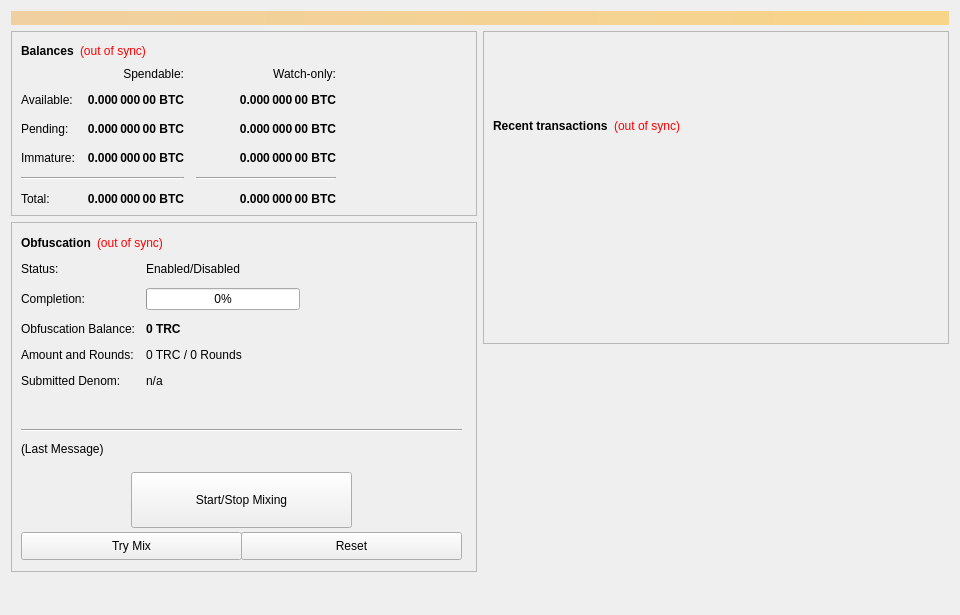
<?xml version="1.0" encoding="UTF-8"?>
<ui version="4.0">
 <class>OverviewPage</class>
 <widget class="QWidget" name="OverviewPage">
  <property name="geometry">
   <rect>
    <x>0</x>
    <y>0</y>
    <width>960</width>
    <height>615</height>
   </rect>
  </property>
  <property name="minimumSize">
   <size>
    <width>960</width>
    <height>0</height>
   </size>
  </property>
  <property name="windowTitle">
   <string>Form</string>
  </property>
  <layout class="QVBoxLayout" name="topLayout">
   <item>
    <widget class="QLabel" name="labelAlerts">
     <property name="visible">
      <bool>false</bool>
     </property>
     <property name="styleSheet">
      <string notr="true">background-color: qlineargradient(x1: 0, y1: 0, x2: 1, y2: 0, stop:0 #F0D0A0, stop:1 #F8D488); color:#000000;</string>
     </property>
     <property name="wordWrap">
      <bool>true</bool>
     </property>
     <property name="margin">
      <number>3</number>
     </property>
    </widget>
   </item>
   <item>
    <layout class="QHBoxLayout" name="horizontalLayout" stretch="1,1">
     <item>
      <layout class="QVBoxLayout" name="verticalLayout_2">
       <item>
        <widget class="QFrame" name="frame">
         <property name="frameShape">
          <enum>QFrame::StyledPanel</enum>
         </property>
         <property name="frameShadow">
          <enum>QFrame::Raised</enum>
         </property>
         <layout class="QVBoxLayout" name="verticalLayout_4">
          <item>
           <layout class="QHBoxLayout" name="horizontalLayout_4">
            <item>
             <widget class="QLabel" name="label_5">
              <property name="font">
               <font>
                <weight>75</weight>
                <bold>true</bold>
               </font>
              </property>
              <property name="text">
               <string>Balances</string>
              </property>
             </widget>
            </item>
            <item>
             <widget class="QLabel" name="labelWalletStatus">
              <property name="cursor">
               <cursorShape>WhatsThisCursor</cursorShape>
              </property>
              <property name="toolTip">
               <string>The displayed information may be out of date. Your wallet automatically synchronizes with the TorkilCoin network after a connection is established, but this process has not completed yet.</string>
              </property>
              <property name="styleSheet">
               <string notr="true">QLabel { color: red; }</string>
              </property>
              <property name="text">
               <string notr="true">(out of sync)</string>
              </property>
              <property name="alignment">
               <set>Qt::AlignLeading|Qt::AlignLeft|Qt::AlignVCenter</set>
              </property>
             </widget>
            </item>
            <item>
             <spacer name="horizontalSpacer_3">
              <property name="orientation">
               <enum>Qt::Horizontal</enum>
              </property>
              <property name="sizeHint" stdset="0">
               <size>
                <width>40</width>
                <height>20</height>
               </size>
              </property>
             </spacer>
            </item>
           </layout>
          </item>
          <item>
           <layout class="QGridLayout" name="gridLayout">
            <property name="spacing">
             <number>12</number>
            </property>
            <item row="2" column="2">
             <widget class="QLabel" name="labelWatchPending">
              <property name="font">
               <font>
                <weight>75</weight>
                <bold>true</bold>
               </font>
              </property>
              <property name="cursor">
               <cursorShape>IBeamCursor</cursorShape>
              </property>
              <property name="toolTip">
               <string>Unconfirmed transactions to watch-only addresses</string>
              </property>
              <property name="text">
               <string notr="true">0.000 000 00 BTC</string>
              </property>
              <property name="alignment">
               <set>Qt::AlignRight|Qt::AlignTrailing|Qt::AlignVCenter</set>
              </property>
              <property name="textInteractionFlags">
               <set>Qt::LinksAccessibleByMouse|Qt::TextSelectableByKeyboard|Qt::TextSelectableByMouse</set>
              </property>
             </widget>
            </item>
            <item row="2" column="1">
             <widget class="QLabel" name="labelUnconfirmed">
              <property name="font">
               <font>
                <weight>75</weight>
                <bold>true</bold>
               </font>
              </property>
              <property name="cursor">
               <cursorShape>IBeamCursor</cursorShape>
              </property>
              <property name="toolTip">
               <string>Total of transactions that have yet to be confirmed, and do not yet count toward the spendable balance</string>
              </property>
              <property name="text">
               <string notr="true">0.000 000 00 BTC</string>
              </property>
              <property name="alignment">
               <set>Qt::AlignRight|Qt::AlignTrailing|Qt::AlignVCenter</set>
              </property>
              <property name="textInteractionFlags">
               <set>Qt::LinksAccessibleByMouse|Qt::TextSelectableByKeyboard|Qt::TextSelectableByMouse</set>
              </property>
             </widget>
            </item>
            <item row="3" column="2">
             <widget class="QLabel" name="labelWatchImmature">
              <property name="font">
               <font>
                <weight>75</weight>
                <bold>true</bold>
               </font>
              </property>
              <property name="cursor">
               <cursorShape>IBeamCursor</cursorShape>
              </property>
              <property name="toolTip">
               <string>Staked or masternode rewards in watch-only addresses that has not yet matured</string>
              </property>
              <property name="text">
               <string notr="true">0.000 000 00 BTC</string>
              </property>
              <property name="alignment">
               <set>Qt::AlignRight|Qt::AlignTrailing|Qt::AlignVCenter</set>
              </property>
              <property name="textInteractionFlags">
               <set>Qt::LinksAccessibleByMouse|Qt::TextSelectableByKeyboard|Qt::TextSelectableByMouse</set>
              </property>
             </widget>
            </item>
            <item row="4" column="0" colspan="2">
             <widget class="Line" name="lineSpendableBalance">
              <property name="orientation">
               <enum>Qt::Horizontal</enum>
              </property>
             </widget>
            </item>
            <item row="4" column="2">
             <widget class="Line" name="lineWatchBalance">
              <property name="sizePolicy">
               <sizepolicy hsizetype="Preferred" vsizetype="Fixed">
                <horstretch>0</horstretch>
                <verstretch>0</verstretch>
               </sizepolicy>
              </property>
              <property name="minimumSize">
               <size>
                <width>140</width>
                <height>0</height>
               </size>
              </property>
              <property name="orientation">
               <enum>Qt::Horizontal</enum>
              </property>
             </widget>
            </item>
            <item row="5" column="0">
             <widget class="QLabel" name="labelTotalText">
              <property name="text">
               <string>Total:</string>
              </property>
             </widget>
            </item>
            <item row="3" column="1">
             <widget class="QLabel" name="labelImmature">
              <property name="font">
               <font>
                <weight>75</weight>
                <bold>true</bold>
               </font>
              </property>
              <property name="cursor">
               <cursorShape>IBeamCursor</cursorShape>
              </property>
              <property name="toolTip">
               <string>Staked or masternode rewards that has not yet matured</string>
              </property>
              <property name="text">
               <string notr="true">0.000 000 00 BTC</string>
              </property>
              <property name="alignment">
               <set>Qt::AlignRight|Qt::AlignTrailing|Qt::AlignVCenter</set>
              </property>
              <property name="textInteractionFlags">
               <set>Qt::LinksAccessibleByMouse|Qt::TextSelectableByKeyboard|Qt::TextSelectableByMouse</set>
              </property>
             </widget>
            </item>
            <item row="2" column="3">
             <spacer name="horizontalSpacer_2">
              <property name="orientation">
               <enum>Qt::Horizontal</enum>
              </property>
              <property name="sizeHint" stdset="0">
               <size>
                <width>40</width>
                <height>20</height>
               </size>
              </property>
             </spacer>
            </item>
            <item row="3" column="0">
             <widget class="QLabel" name="labelImmatureText">
              <property name="text">
               <string>Immature:</string>
              </property>
             </widget>
            </item>
            <item row="5" column="1">
             <widget class="QLabel" name="labelTotal">
              <property name="font">
               <font>
                <weight>75</weight>
                <bold>true</bold>
               </font>
              </property>
              <property name="cursor">
               <cursorShape>IBeamCursor</cursorShape>
              </property>
              <property name="toolTip">
               <string>Your current total balance</string>
              </property>
              <property name="text">
               <string notr="true">0.000 000 00 BTC</string>
              </property>
              <property name="alignment">
               <set>Qt::AlignRight|Qt::AlignTrailing|Qt::AlignVCenter</set>
              </property>
              <property name="textInteractionFlags">
               <set>Qt::LinksAccessibleByMouse|Qt::TextSelectableByKeyboard|Qt::TextSelectableByMouse</set>
              </property>
             </widget>
            </item>
            <item row="5" column="2">
             <widget class="QLabel" name="labelWatchTotal">
              <property name="font">
               <font>
                <weight>75</weight>
                <bold>true</bold>
               </font>
              </property>
              <property name="cursor">
               <cursorShape>IBeamCursor</cursorShape>
              </property>
              <property name="toolTip">
               <string>Current total balance in watch-only addresses</string>
              </property>
              <property name="text">
               <string notr="true">0.000 000 00 BTC</string>
              </property>
              <property name="alignment">
               <set>Qt::AlignRight|Qt::AlignTrailing|Qt::AlignVCenter</set>
              </property>
              <property name="textInteractionFlags">
               <set>Qt::LinksAccessibleByMouse|Qt::TextSelectableByKeyboard|Qt::TextSelectableByMouse</set>
              </property>
             </widget>
            </item>
            <item row="0" column="2">
             <widget class="QLabel" name="labelWatchonly">
              <property name="text">
               <string>Watch-only:</string>
              </property>
              <property name="alignment">
               <set>Qt::AlignRight|Qt::AlignTrailing|Qt::AlignVCenter</set>
              </property>
             </widget>
            </item>
            <item row="1" column="0">
             <widget class="QLabel" name="labelBalanceText">
              <property name="text">
               <string>Available:</string>
              </property>
             </widget>
            </item>
            <item row="1" column="1">
             <widget class="QLabel" name="labelBalance">
              <property name="font">
               <font>
                <weight>75</weight>
                <bold>true</bold>
               </font>
              </property>
              <property name="cursor">
               <cursorShape>IBeamCursor</cursorShape>
              </property>
              <property name="toolTip">
               <string>Your current spendable balance</string>
              </property>
              <property name="text">
               <string notr="true">0.000 000 00 BTC</string>
              </property>
              <property name="alignment">
               <set>Qt::AlignRight|Qt::AlignTrailing|Qt::AlignVCenter</set>
              </property>
              <property name="textInteractionFlags">
               <set>Qt::LinksAccessibleByMouse|Qt::TextSelectableByKeyboard|Qt::TextSelectableByMouse</set>
              </property>
             </widget>
            </item>
            <item row="1" column="2">
             <widget class="QLabel" name="labelWatchAvailable">
              <property name="font">
               <font>
                <weight>75</weight>
                <bold>true</bold>
               </font>
              </property>
              <property name="cursor">
               <cursorShape>IBeamCursor</cursorShape>
              </property>
              <property name="toolTip">
               <string>Your current balance in watch-only addresses</string>
              </property>
              <property name="text">
               <string notr="true">0.000 000 00 BTC</string>
              </property>
              <property name="alignment">
               <set>Qt::AlignRight|Qt::AlignTrailing|Qt::AlignVCenter</set>
              </property>
              <property name="textInteractionFlags">
               <set>Qt::LinksAccessibleByMouse|Qt::TextSelectableByKeyboard|Qt::TextSelectableByMouse</set>
              </property>
             </widget>
            </item>
            <item row="2" column="0">
             <widget class="QLabel" name="labelPendingText">
              <property name="text">
               <string>Pending:</string>
              </property>
             </widget>
            </item>
            <item row="0" column="1">
             <widget class="QLabel" name="labelSpendable">
              <property name="text">
               <string>Spendable:</string>
              </property>
              <property name="alignment">
               <set>Qt::AlignRight|Qt::AlignTrailing|Qt::AlignVCenter</set>
              </property>
             </widget>
            </item>
           </layout>
          </item>
         </layout>
        </widget>
       </item>
       <item>
        <widget class="QFrame" name="frameObfuscation">
         <property name="minimumSize">
          <size>
           <width>0</width>
           <height>350</height>
          </size>
         </property>
         <property name="layoutDirection">
          <enum>Qt::LeftToRight</enum>
         </property>
         <property name="frameShape">
          <enum>QFrame::StyledPanel</enum>
         </property>
         <property name="frameShadow">
          <enum>QFrame::Raised</enum>
         </property>
         <widget class="QWidget" name="formLayoutWidget">
          <property name="geometry">
           <rect>
            <x>10</x>
            <y>40</y>
            <width>451</width>
            <height>161</height>
           </rect>
          </property>
          <layout class="QFormLayout" name="formLayout">
           <property name="fieldGrowthPolicy">
            <enum>QFormLayout::AllNonFixedFieldsGrow</enum>
           </property>
           <property name="horizontalSpacing">
            <number>11</number>
           </property>
           <property name="verticalSpacing">
            <number>12</number>
           </property>
           <item row="0" column="0">
            <widget class="QLabel" name="label_6">
             <property name="text">
              <string>Status:</string>
             </property>
            </widget>
           </item>
           <item row="1" column="0">
            <widget class="QLabel" name="label_7">
             <property name="text">
              <string>Completion:</string>
             </property>
            </widget>
           </item>
           <item row="1" column="1">
            <widget class="QProgressBar" name="obfuscationProgress">
             <property name="maximumSize">
              <size>
               <width>154</width>
               <height>16777215</height>
              </size>
             </property>
             <property name="value">
              <number>0</number>
             </property>
            </widget>
           </item>
           <item row="2" column="0">
            <widget class="QLabel" name="labelAnonymizedText">
             <property name="text">
              <string>Obfuscation Balance:</string>
             </property>
            </widget>
           </item>
           <item row="2" column="1">
            <widget class="QLabel" name="labelAnonymized">
             <property name="font">
              <font>
               <weight>75</weight>
               <bold>true</bold>
              </font>
             </property>
             <property name="text">
              <string notr="true">0 TRC</string>
             </property>
            </widget>
           </item>
           <item row="3" column="0">
            <widget class="QLabel" name="label_8">
             <property name="text">
              <string>Amount and Rounds:</string>
             </property>
            </widget>
           </item>
           <item row="3" column="1">
            <widget class="QLabel" name="labelAmountRounds">
             <property name="text">
              <string>0 TRC / 0 Rounds</string>
             </property>
            </widget>
           </item>
           <item row="4" column="0">
            <widget class="QLabel" name="label_9">
             <property name="text">
              <string>Submitted Denom:</string>
             </property>
            </widget>
           </item>
           <item row="4" column="1">
            <widget class="QLabel" name="labelSubmittedDenom">
             <property name="toolTip">
              <string>The denominations you submitted to the Masternode.&lt;br&gt;To mix, other users must submit the exact same denominations.</string>
             </property>
             <property name="text">
              <string>n/a</string>
             </property>
            </widget>
           </item>
           <item row="0" column="1">
            <widget class="QLabel" name="obfuscationEnabled">
             <property name="text">
              <string>Enabled/Disabled</string>
             </property>
            </widget>
           </item>
          </layout>
         </widget>
         <widget class="QPushButton" name="runAutoDenom">
          <property name="geometry">
           <rect>
            <x>251</x>
            <y>17</y>
            <width>1</width>
            <height>1</height>
           </rect>
          </property>
          <property name="palette">
           <palette>
            <active>
             <colorrole role="WindowText">
              <brush brushstyle="SolidPattern">
               <color alpha="255">
                <red>0</red>
                <green>0</green>
                <blue>0</blue>
               </color>
              </brush>
             </colorrole>
             <colorrole role="Button">
              <brush brushstyle="SolidPattern">
               <color alpha="255">
                <red>239</red>
                <green>238</green>
                <blue>238</blue>
               </color>
              </brush>
             </colorrole>
             <colorrole role="Light">
              <brush brushstyle="SolidPattern">
               <color alpha="255">
                <red>255</red>
                <green>255</green>
                <blue>255</blue>
               </color>
              </brush>
             </colorrole>
             <colorrole role="Midlight">
              <brush brushstyle="SolidPattern">
               <color alpha="255">
                <red>247</red>
                <green>246</green>
                <blue>246</blue>
               </color>
              </brush>
             </colorrole>
             <colorrole role="Dark">
              <brush brushstyle="SolidPattern">
               <color alpha="255">
                <red>119</red>
                <green>119</green>
                <blue>119</blue>
               </color>
              </brush>
             </colorrole>
             <colorrole role="Mid">
              <brush brushstyle="SolidPattern">
               <color alpha="255">
                <red>159</red>
                <green>159</green>
                <blue>159</blue>
               </color>
              </brush>
             </colorrole>
             <colorrole role="Text">
              <brush brushstyle="SolidPattern">
               <color alpha="255">
                <red>0</red>
                <green>0</green>
                <blue>0</blue>
               </color>
              </brush>
             </colorrole>
             <colorrole role="BrightText">
              <brush brushstyle="SolidPattern">
               <color alpha="255">
                <red>255</red>
                <green>255</green>
                <blue>255</blue>
               </color>
              </brush>
             </colorrole>
             <colorrole role="ButtonText">
              <brush brushstyle="SolidPattern">
               <color alpha="255">
                <red>0</red>
                <green>0</green>
                <blue>0</blue>
               </color>
              </brush>
             </colorrole>
             <colorrole role="Base">
              <brush brushstyle="SolidPattern">
               <color alpha="255">
                <red>255</red>
                <green>255</green>
                <blue>255</blue>
               </color>
              </brush>
             </colorrole>
             <colorrole role="Window">
              <brush brushstyle="SolidPattern">
               <color alpha="255">
                <red>239</red>
                <green>238</green>
                <blue>238</blue>
               </color>
              </brush>
             </colorrole>
             <colorrole role="Shadow">
              <brush brushstyle="SolidPattern">
               <color alpha="255">
                <red>0</red>
                <green>0</green>
                <blue>0</blue>
               </color>
              </brush>
             </colorrole>
             <colorrole role="AlternateBase">
              <brush brushstyle="SolidPattern">
               <color alpha="255">
                <red>247</red>
                <green>246</green>
                <blue>246</blue>
               </color>
              </brush>
             </colorrole>
             <colorrole role="ToolTipBase">
              <brush brushstyle="SolidPattern">
               <color alpha="255">
                <red>255</red>
                <green>255</green>
                <blue>220</blue>
               </color>
              </brush>
             </colorrole>
             <colorrole role="ToolTipText">
              <brush brushstyle="SolidPattern">
               <color alpha="255">
                <red>0</red>
                <green>0</green>
                <blue>0</blue>
               </color>
              </brush>
             </colorrole>
            </active>
            <inactive>
             <colorrole role="WindowText">
              <brush brushstyle="SolidPattern">
               <color alpha="255">
                <red>0</red>
                <green>0</green>
                <blue>0</blue>
               </color>
              </brush>
             </colorrole>
             <colorrole role="Button">
              <brush brushstyle="SolidPattern">
               <color alpha="255">
                <red>239</red>
                <green>238</green>
                <blue>238</blue>
               </color>
              </brush>
             </colorrole>
             <colorrole role="Light">
              <brush brushstyle="SolidPattern">
               <color alpha="255">
                <red>255</red>
                <green>255</green>
                <blue>255</blue>
               </color>
              </brush>
             </colorrole>
             <colorrole role="Midlight">
              <brush brushstyle="SolidPattern">
               <color alpha="255">
                <red>247</red>
                <green>246</green>
                <blue>246</blue>
               </color>
              </brush>
             </colorrole>
             <colorrole role="Dark">
              <brush brushstyle="SolidPattern">
               <color alpha="255">
                <red>119</red>
                <green>119</green>
                <blue>119</blue>
               </color>
              </brush>
             </colorrole>
             <colorrole role="Mid">
              <brush brushstyle="SolidPattern">
               <color alpha="255">
                <red>159</red>
                <green>159</green>
                <blue>159</blue>
               </color>
              </brush>
             </colorrole>
             <colorrole role="Text">
              <brush brushstyle="SolidPattern">
               <color alpha="255">
                <red>0</red>
                <green>0</green>
                <blue>0</blue>
               </color>
              </brush>
             </colorrole>
             <colorrole role="BrightText">
              <brush brushstyle="SolidPattern">
               <color alpha="255">
                <red>255</red>
                <green>255</green>
                <blue>255</blue>
               </color>
              </brush>
             </colorrole>
             <colorrole role="ButtonText">
              <brush brushstyle="SolidPattern">
               <color alpha="255">
                <red>0</red>
                <green>0</green>
                <blue>0</blue>
               </color>
              </brush>
             </colorrole>
             <colorrole role="Base">
              <brush brushstyle="SolidPattern">
               <color alpha="255">
                <red>255</red>
                <green>255</green>
                <blue>255</blue>
               </color>
              </brush>
             </colorrole>
             <colorrole role="Window">
              <brush brushstyle="SolidPattern">
               <color alpha="255">
                <red>239</red>
                <green>238</green>
                <blue>238</blue>
               </color>
              </brush>
             </colorrole>
             <colorrole role="Shadow">
              <brush brushstyle="SolidPattern">
               <color alpha="255">
                <red>0</red>
                <green>0</green>
                <blue>0</blue>
               </color>
              </brush>
             </colorrole>
             <colorrole role="AlternateBase">
              <brush brushstyle="SolidPattern">
               <color alpha="255">
                <red>247</red>
                <green>246</green>
                <blue>246</blue>
               </color>
              </brush>
             </colorrole>
             <colorrole role="ToolTipBase">
              <brush brushstyle="SolidPattern">
               <color alpha="255">
                <red>255</red>
                <green>255</green>
                <blue>220</blue>
               </color>
              </brush>
             </colorrole>
             <colorrole role="ToolTipText">
              <brush brushstyle="SolidPattern">
               <color alpha="255">
                <red>0</red>
                <green>0</green>
                <blue>0</blue>
               </color>
              </brush>
             </colorrole>
            </inactive>
            <disabled>
             <colorrole role="WindowText">
              <brush brushstyle="SolidPattern">
               <color alpha="255">
                <red>119</red>
                <green>119</green>
                <blue>119</blue>
               </color>
              </brush>
             </colorrole>
             <colorrole role="Button">
              <brush brushstyle="SolidPattern">
               <color alpha="255">
                <red>239</red>
                <green>238</green>
                <blue>238</blue>
               </color>
              </brush>
             </colorrole>
             <colorrole role="Light">
              <brush brushstyle="SolidPattern">
               <color alpha="255">
                <red>255</red>
                <green>255</green>
                <blue>255</blue>
               </color>
              </brush>
             </colorrole>
             <colorrole role="Midlight">
              <brush brushstyle="SolidPattern">
               <color alpha="255">
                <red>247</red>
                <green>246</green>
                <blue>246</blue>
               </color>
              </brush>
             </colorrole>
             <colorrole role="Dark">
              <brush brushstyle="SolidPattern">
               <color alpha="255">
                <red>119</red>
                <green>119</green>
                <blue>119</blue>
               </color>
              </brush>
             </colorrole>
             <colorrole role="Mid">
              <brush brushstyle="SolidPattern">
               <color alpha="255">
                <red>159</red>
                <green>159</green>
                <blue>159</blue>
               </color>
              </brush>
             </colorrole>
             <colorrole role="Text">
              <brush brushstyle="SolidPattern">
               <color alpha="255">
                <red>119</red>
                <green>119</green>
                <blue>119</blue>
               </color>
              </brush>
             </colorrole>
             <colorrole role="BrightText">
              <brush brushstyle="SolidPattern">
               <color alpha="255">
                <red>255</red>
                <green>255</green>
                <blue>255</blue>
               </color>
              </brush>
             </colorrole>
             <colorrole role="ButtonText">
              <brush brushstyle="SolidPattern">
               <color alpha="255">
                <red>119</red>
                <green>119</green>
                <blue>119</blue>
               </color>
              </brush>
             </colorrole>
             <colorrole role="Base">
              <brush brushstyle="SolidPattern">
               <color alpha="255">
                <red>239</red>
                <green>238</green>
                <blue>238</blue>
               </color>
              </brush>
             </colorrole>
             <colorrole role="Window">
              <brush brushstyle="SolidPattern">
               <color alpha="255">
                <red>239</red>
                <green>238</green>
                <blue>238</blue>
               </color>
              </brush>
             </colorrole>
             <colorrole role="Shadow">
              <brush brushstyle="SolidPattern">
               <color alpha="255">
                <red>0</red>
                <green>0</green>
                <blue>0</blue>
               </color>
              </brush>
             </colorrole>
             <colorrole role="AlternateBase">
              <brush brushstyle="SolidPattern">
               <color alpha="255">
                <red>239</red>
                <green>238</green>
                <blue>238</blue>
               </color>
              </brush>
             </colorrole>
             <colorrole role="ToolTipBase">
              <brush brushstyle="SolidPattern">
               <color alpha="255">
                <red>255</red>
                <green>255</green>
                <blue>220</blue>
               </color>
              </brush>
             </colorrole>
             <colorrole role="ToolTipText">
              <brush brushstyle="SolidPattern">
               <color alpha="255">
                <red>0</red>
                <green>0</green>
                <blue>0</blue>
               </color>
              </brush>
             </colorrole>
            </disabled>
           </palette>
          </property>
          <property name="focusPolicy">
           <enum>Qt::NoFocus</enum>
          </property>
          <property name="autoFillBackground">
           <bool>true</bool>
          </property>
          <property name="text">
           <string/>
          </property>
          <property name="flat">
           <bool>true</bool>
          </property>
         </widget>
         <widget class="QPushButton" name="toggleObfuscation">
          <property name="geometry">
           <rect>
            <x>120</x>
            <y>250</y>
            <width>221</width>
            <height>56</height>
           </rect>
          </property>
          <property name="sizePolicy">
           <sizepolicy hsizetype="MinimumExpanding" vsizetype="Fixed">
            <horstretch>0</horstretch>
            <verstretch>0</verstretch>
           </sizepolicy>
          </property>
          <property name="text">
           <string>Start/Stop Mixing</string>
          </property>
         </widget>
         <widget class="Line" name="lineLastMessage">
          <property name="geometry">
           <rect>
            <x>10</x>
            <y>200</y>
            <width>441</width>
            <height>16</height>
           </rect>
          </property>
          <property name="orientation">
           <enum>Qt::Horizontal</enum>
          </property>
         </widget>
         <widget class="QLabel" name="obfuscationStatus">
          <property name="geometry">
           <rect>
            <x>10</x>
            <y>220</y>
            <width>451</width>
            <height>61</height>
           </rect>
          </property>
          <property name="minimumSize">
           <size>
            <width>288</width>
            <height>43</height>
           </size>
          </property>
          <property name="text">
           <string>(Last Message)</string>
          </property>
          <property name="alignment">
           <set>Qt::AlignLeading|Qt::AlignLeft|Qt::AlignTop</set>
          </property>
          <property name="wordWrap">
           <bool>true</bool>
          </property>
         </widget>
         <widget class="QPushButton" name="obfuscationAuto">
          <property name="geometry">
           <rect>
            <x>10</x>
            <y>310</y>
            <width>221</width>
            <height>28</height>
           </rect>
          </property>
          <property name="sizePolicy">
           <sizepolicy hsizetype="MinimumExpanding" vsizetype="Fixed">
            <horstretch>0</horstretch>
            <verstretch>0</verstretch>
           </sizepolicy>
          </property>
          <property name="toolTip">
           <string>Try to manually submit a Obfuscation request.</string>
          </property>
          <property name="text">
           <string>Try Mix</string>
          </property>
         </widget>
         <widget class="QPushButton" name="obfuscationReset">
          <property name="geometry">
           <rect>
            <x>230</x>
            <y>310</y>
            <width>221</width>
            <height>28</height>
           </rect>
          </property>
          <property name="sizePolicy">
           <sizepolicy hsizetype="MinimumExpanding" vsizetype="Fixed">
            <horstretch>0</horstretch>
            <verstretch>0</verstretch>
           </sizepolicy>
          </property>
          <property name="toolTip">
           <string>Reset the current status of Obfuscation (can interrupt Obfuscation if it's in the process of Mixing, which can cost you money!)</string>
          </property>
          <property name="autoFillBackground">
           <bool>false</bool>
          </property>
          <property name="text">
           <string>Reset</string>
          </property>
         </widget>
         <widget class="QWidget" name="layoutWidget">
          <property name="geometry">
           <rect>
            <x>10</x>
            <y>10</y>
            <width>431</width>
            <height>22</height>
           </rect>
          </property>
          <layout class="QHBoxLayout" name="horizontalLayout_5">
           <item>
            <widget class="QLabel" name="label_2">
             <property name="font">
              <font>
               <weight>75</weight>
               <bold>true</bold>
              </font>
             </property>
             <property name="text">
              <string>Obfuscation</string>
             </property>
            </widget>
           </item>
           <item>
            <widget class="QLabel" name="labelObfuscationSyncStatus">
             <property name="toolTip">
              <string>The displayed information may be out of date. Your wallet automatically synchronizes with the TorkilCoin network after a connection is established, but this process has not completed yet.</string>
             </property>
             <property name="styleSheet">
              <string notr="true">QLabel { color: red; }</string>
             </property>
             <property name="text">
              <string notr="true">(out of sync)</string>
             </property>
             <property name="alignment">
              <set>Qt::AlignLeading|Qt::AlignLeft|Qt::AlignVCenter</set>
             </property>
            </widget>
           </item>
           <item>
            <spacer name="horizontalSpacer_4">
             <property name="orientation">
              <enum>Qt::Horizontal</enum>
             </property>
             <property name="sizeHint" stdset="0">
              <size>
               <width>40</width>
               <height>20</height>
              </size>
             </property>
            </spacer>
           </item>
          </layout>
         </widget>
        </widget>
       </item>
       <item>
        <spacer name="verticalSpacer">
         <property name="orientation">
          <enum>Qt::Vertical</enum>
         </property>
         <property name="sizeHint" stdset="0">
          <size>
           <width>20</width>
           <height>40</height>
          </size>
         </property>
        </spacer>
       </item>
      </layout>
     </item>
     <item>
      <layout class="QVBoxLayout" name="verticalLayout_3">
       <item>
        <widget class="QFrame" name="frame_2">
         <property name="frameShape">
          <enum>QFrame::StyledPanel</enum>
         </property>
         <property name="frameShadow">
          <enum>QFrame::Raised</enum>
         </property>
         <layout class="QVBoxLayout" name="verticalLayout">
          <item>
           <spacer name="verticalSpacer_3">
            <property name="orientation">
             <enum>Qt::Vertical</enum>
            </property>
            <property name="sizeType">
             <enum>QSizePolicy::Fixed</enum>
            </property>
            <property name="sizeHint" stdset="0">
             <size>
              <width>20</width>
              <height>75</height>
             </size>
            </property>
           </spacer>
          </item>
          <item>
           <layout class="QHBoxLayout" name="horizontalLayout_2">
            <item>
             <widget class="QLabel" name="label_4">
              <property name="font">
               <font>
                <weight>75</weight>
                <bold>true</bold>
               </font>
              </property>
              <property name="text">
               <string>Recent transactions</string>
              </property>
             </widget>
            </item>
            <item>
             <widget class="QLabel" name="labelTransactionsStatus">
              <property name="cursor">
               <cursorShape>WhatsThisCursor</cursorShape>
              </property>
              <property name="toolTip">
               <string>The displayed information may be out of date. Your wallet automatically synchronizes with the TorkilCoin network after a connection is established, but this process has not completed yet.</string>
              </property>
              <property name="styleSheet">
               <string notr="true">QLabel { color: red; }</string>
              </property>
              <property name="text">
               <string notr="true">(out of sync)</string>
              </property>
              <property name="alignment">
               <set>Qt::AlignRight|Qt::AlignTrailing|Qt::AlignVCenter</set>
              </property>
             </widget>
            </item>
            <item>
             <spacer name="horizontalSpacer">
              <property name="orientation">
               <enum>Qt::Horizontal</enum>
              </property>
              <property name="sizeHint" stdset="0">
               <size>
                <width>40</width>
                <height>20</height>
               </size>
              </property>
             </spacer>
            </item>
           </layout>
          </item>
          <item>
           <widget class="QListView" name="listTransactions">
            <property name="styleSheet">
             <string notr="true">QListView { background: transparent; }</string>
            </property>
            <property name="frameShape">
             <enum>QFrame::NoFrame</enum>
            </property>
            <property name="verticalScrollBarPolicy">
             <enum>Qt::ScrollBarAlwaysOff</enum>
            </property>
            <property name="horizontalScrollBarPolicy">
             <enum>Qt::ScrollBarAlwaysOff</enum>
            </property>
            <property name="selectionMode">
             <enum>QAbstractItemView::NoSelection</enum>
            </property>
           </widget>
          </item>
         </layout>
        </widget>
       </item>
       <item>
        <spacer name="verticalSpacer_2">
         <property name="orientation">
          <enum>Qt::Vertical</enum>
         </property>
         <property name="sizeType">
          <enum>QSizePolicy::Expanding</enum>
         </property>
         <property name="sizeHint" stdset="0">
          <size>
           <width>20</width>
           <height>40</height>
          </size>
         </property>
        </spacer>
       </item>
      </layout>
     </item>
    </layout>
   </item>
  </layout>
 </widget>
 <resources/>
 <connections/>
</ui>
